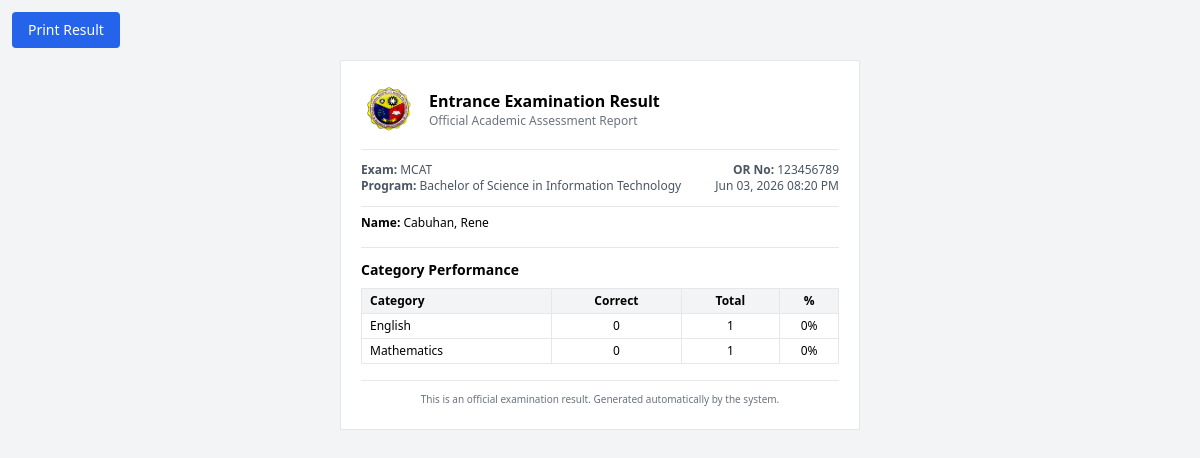
Screenshot of /result/print/1/ with the database file from the repository.
### applications/guidance/models.py (models this page shows, shortened)
class Examinee(models.Model):
    exam_taken = models.ForeignKey(
        Exam,
        on_delete=models.CASCADE,
        related_name="examinee",
        blank=True,
        null = True,
    )
    PROGRAM_OPTIONS = [
        ("BSIT", "Bachelor of Science in Information Technology"),
        ("BSED", "Bachelor of Secondary Education"),
        ("BEED", "Bachelor of Elementary Education"),
        ("BSCRIM", "Bachelor of Science in Criminology"),
        ("BSHM", "Bachelor of Science Hospitality Management"),
        ("DHST", "DHST (TVET)"),
        ("BST", "Bachelor of Science in Tourism"),
        ("BSBA", "Bachelor of Science in Business Administration"),
    ]
    or_number = models.CharField(max_length=11,blank=False,default="")
    first_name = models.CharField(max_length=255,blank=False,default="")
    middle_name = models.CharField(max_length=1,blank=True,default="")
    last_name = models.CharField(max_length=255,blank=False,default="")
    is_submitted = models.BooleanField(default=False)
    program = models.CharField(
        max_length=255,
        choices=PROGRAM_OPTIONS,
        default="BSIT",
    )
    created_at = models.DateTimeField(auto_now_add=True)
    updated_at = models.DateTimeField(auto_now=True)
    def full_name(self):
        return f"{self.last_name}, {self.first_name}"
    class Meta:
        verbose_name = "Examinee"
        verbose_name_plural = "Examinees"
        ordering = ["-created_at"]

class Exam(models.Model):
    exam_name = models.CharField(max_length=255)
    description = models.TextField(null=True, blank=True)
    duration = models.PositiveIntegerField(null=True, blank=True,default=60)
    created_at = models.DateTimeField(auto_now_add=True)
    updated_at = models.DateTimeField(auto_now=True)
    def __str__(self):
        return self.exam_name
    class Meta:
        verbose_name = "Entrance Exam"
        verbose_name_plural = "Entrance Exams"
        ordering = ["-created_at"]

class ExamCategory(models.Model):
    category_name = models.CharField(max_length=255)
    description = models.TextField(null=True, blank=True)
    created_at = models.DateTimeField(auto_now_add=True)
    updated_at = models.DateTimeField(auto_now=True)
    class Meta:
        verbose_name = "Exam Category"
        verbose_name_plural = "Exam Categories"
        ordering = ["-created_at"]

### applications/guidance/views.py (the view)
def print_exam_result(request, examinee_id):
    examinee = get_object_or_404(
        Examinee,
        pk=examinee_id
    )
    responses = (
        ExamResponse.objects
        .filter(examinee=examinee)
        .select_related(
            "examinee_question",
            "examinee_question__category_name"
        )
    )
    total = responses.count()
    correct = responses.filter(is_correct=True).count()
    wrong = total - correct
    percentage = (
        (correct / total) * 100
        if total else 0
    )
    category_scores = {}
    for response in responses:
        category = (
            response.examinee_question.category_name.category_name
            if response.examinee_question.category_name
            else "Uncategorized"
        )
        if category not in category_scores:
            category_scores[category] = {
                "total": 0,
                "correct": 0,
            }
        category_scores[category]["total"] += 1
        if response.is_correct:
            category_scores[category]["correct"] += 1
    context = {
        "examinee": examinee,
        "total": total,
        "correct": correct,
        "wrong": wrong,
        "percentage": round(percentage, 2),
        "category_scores": category_scores,
    }
    return render(
        request,
        "portal/print_result.html",
        context
    )

### templates/portal/print_result.html (shortened to what this page needs)
{% load static %}
<!DOCTYPE html>
<html>
<head>
    <script src="https://cdn.tailwindcss.com"></script>
</head>
<body class="bg-gray-100 text-sm">
<div class="p-3 no-print">
    <button onclick="window.print()" class="bg-blue-600 text-white px-4 py-2 rounded">
        Print Result
    </button>
</div>
<div class="w-[520px] mx-auto bg-white border p-5">
    <div class="flex items-center gap-3 border-b pb-3">
        <img src="{% static 'images/moist.png' %}"
             class="w-14 h-14 object-contain">
        <div>
            <h1 class="text-base font-bold">
                Entrance Examination Result
            </h1>
            <p class="text-xs text-gray-500">
                Official Academic Assessment Report
            </p>
        </div>
    </div>
    <div class="mt-3 flex justify-between text-xs text-gray-600">
        <div>
            <p><span class="font-semibold">Exam:</span> {{ examinee.exam_taken }}</p>
            <p><span class="font-semibold">Program:</span> {{ examinee.get_program_display }}</p>
        </div>
        <div class="text-right">
            <p><span class="font-semibold">OR No:</span> {{ examinee.or_number }}</p>
            <p>{% now "M d, Y h:i A" %}</p>
        </div>
    </div>
    <div class="mt-3 border-t pt-2 text-xs">
        <p><span class="font-semibold">Name:</span> {{ examinee.full_name }}</p>
    </div>
    <div class="mt-4 border-t pt-3">
        <h2 class="font-bold text-sm mb-2">
            Category Performance
        </h2>
        <table class="w-full text-xs border">
            <thead class="bg-gray-100">
                <tr>
                    <th class="border px-2 py-1 text-left">Category</th>
                    <th class="border px-2 py-1">Correct</th>
                    <th class="border px-2 py-1">Total</th>
                    <th class="border px-2 py-1">%</th>
                </tr>
            </thead>
            <tbody>
                {% for category, data in category_scores.items %}
                <tr>
                    <td class="border px-2 py-1">
                        {{ category }}
                    </td>
                    <td class="border text-center">
                        {{ data.correct }}
                    </td>
                    <td class="border text-center">
                        {{ data.total }}
                    </td>
                    <td class="border text-center">
                        {% widthratio data.correct data.total 100 %}%
                    </td>
                </tr>
                {% endfor %}
            </tbody>
        </table>
    </div>
    <div class="mt-4 text-[10px] text-center text-gray-500 border-t pt-2">
        This is an official examination result. Generated automatically by the system.
    </div>
</div>
</body>
</html>

### rows the page displays
Examinee: exam_taken "MCAT", program "Bachelor of Science in Information Technology", or_number "123456789", full_name "Cabuhan, Rene"
ExamCategory: category_scores "English"
ExamCategory: category_scores "Mathematics"

### other values shown
{{ data.correct }} "0" "0"
{{ data.total }} "1" "1"
